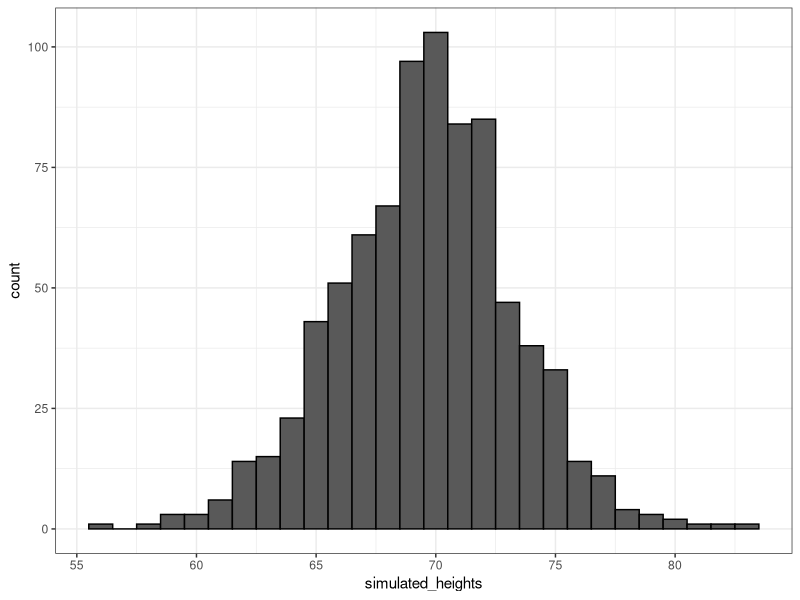

Recreate this plot in R.
# Randomly generated normal distribution 

library(tidyverse)
library(dslabs)

# 1050 observations and 2 variables (sex & height)
# sex variable is Factor and height variable is numeric 
data(heights) 

# filter "Male" catagory heights
x <- heights %>% filter(sex == "Male") %>% .$height 

# size, average and standard deviation of data
size <- length(x)
avg <-mean(x)
sd <- sd(x)

# randomly generated normal distribution based on data
simulated_heights <- rnorm( size, avg, sd)


# plot the simulated heights and check for normal distribution
ds_theme_set()
data.frame(simulated_heights = simulated_heights) %>%
  ggplot(aes(simulated_heights)) +
  geom_histogram(color = "black", binwidth = 1)
